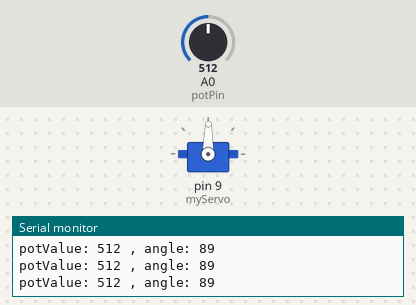
Bench run of a sketch on a simulated Arduino Uno, built with avr-gcc and run on an emulated ATmega328P. Shown: servo, the last lines printed to the serial monitor. The inputs (shaded band) are chosen by the test bench; at power-on: A0 (potPin) = 512.

Above: at 1.2 s.
1.3 s: A0 (potPin) set to 564
At 2.2 s:
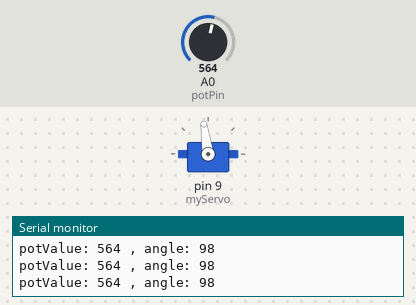
4.3 s: A0 (potPin) set to 590
At 4.8 s:
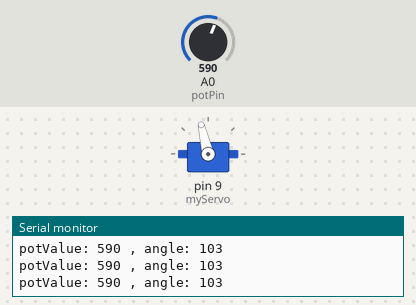
5.8 s: A0 (potPin) set to 306
At 6.5 s:
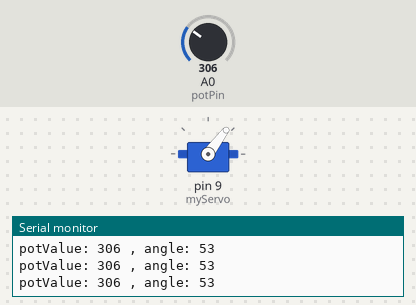
7.3 s: A0 (potPin) set to 1023
At 8.4 s:
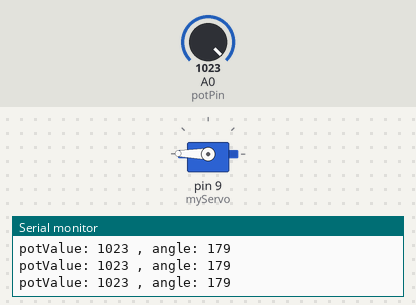
8.8 s: A0 (potPin) set to 1010
At 9.9 s:
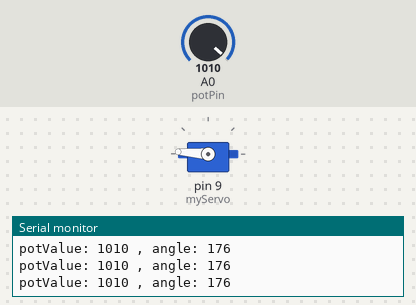
11.8 s: A0 (potPin) set to 993
At 12.7 s:
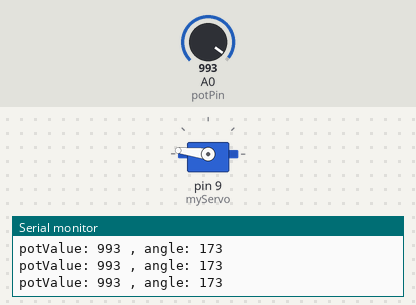
Timing chart, 0 to 14.8 s (numbered marks = the images above; inputs shaded):
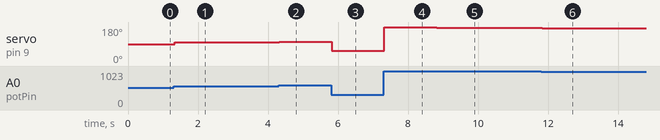

Measured:
- after the input at 1.3 s, servo on pin 9 (myServo): 89° → 98° at once
- after the input at 4.3 s, servo on pin 9 (myServo): 98° → 103° at once
- after the input at 5.8 s, servo on pin 9 (myServo): 103° → 53° at once
- after the input at 7.3 s, servo on pin 9 (myServo): 53° → 179° at once
- after the input at 8.8 s, servo on pin 9 (myServo): 179° → 176° at once
- after the input at 11.8 s, servo on pin 9 (myServo): 176° → 173° at once

The sketch:

servo_control.ino
```cpp
#include<Servo.h>

Servo myServo;

const int potPin = A0;
const int servoPin = 9;

int potValue;
int angle;


void setup() {
  myServo.attach(9);

  Serial.begin(9600);
}

void loop() {
  potValue = analogRead(potPin);
  Serial.print("potValue: ");
  Serial.print(potValue);

  angle = map(potValue, 0, 1023, 0, 179);

  Serial.print(" , angle: ");
  Serial.println(angle);

  myServo.write(angle);
  delay(15);
}
```
